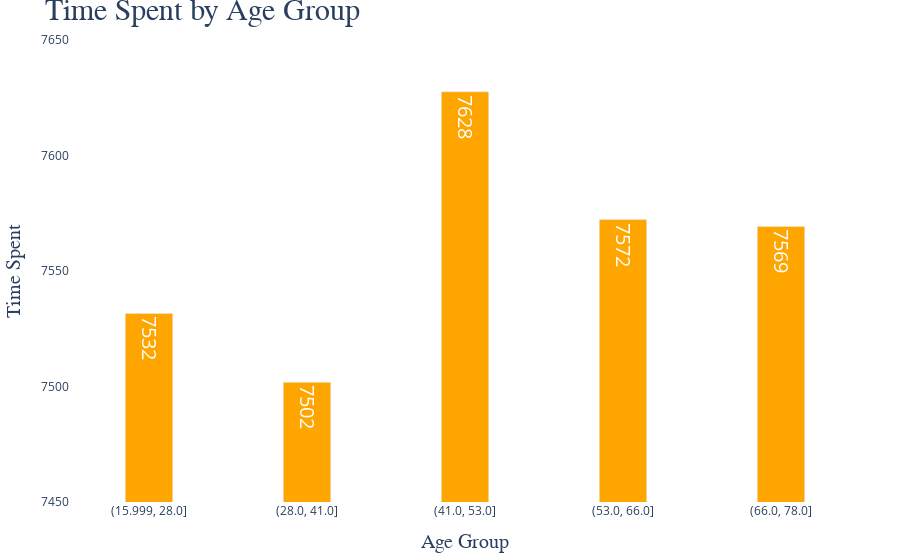

Notebook code cell kept with this figure:
### Markdown cell above
#### Yas gruplarina gore oyunda gecirilen toplam zaman

### Code cell
fig = go.Figure()


fig.add_trace(go.Bar(
    x=df_age_stat['age_bins'],
    y=df_age_stat['time_spend'],
    marker=dict(color='orange'),
    text=df_age_stat['time_spend'].round(),
    textposition='inside',
    textfont=dict(size=20, color='white'),  
    name='Time Spent',
    width=0.3 
))


fig.update_layout(
    title='Time Spent by Age Group',
    title_font=dict(size=30, family="Arial, sans-serif"), 
    xaxis_title='Age Group',
    yaxis_title='Time Spent',
    xaxis_title_font=dict(size=20, family="Arial, sans-serif"),  
    yaxis_title_font=dict(size=20, family="Arial, sans-serif"),  
    xaxis=dict(showgrid=False),  
    yaxis=dict(
        showgrid=False, 
        range=[7450, 7650]  
    ),
    paper_bgcolor='white',  
    plot_bgcolor='white',  
    margin=dict(l=40, r=40, t=40, b=40) 
)


fig.show()

### Figure 1 — Plotly figure (JSON) as saved in the notebook; plotly's stock layout.template omitted (floating-point values rounded to 4 significant figures)
{"data": [{"marker": {"color": "orange"}, "name": "Time Spent", "text": [7532, 7502, 7628, 7572, 7569], "textfont": {"color": "white", "size": 20}, "textposition": "inside", "type": "bar", "width": 0.3, "x": ["(15.999, 28.0]", "(28.0, 41.0]", "(41.0, 53.0]", "(53.0, 66.0]", "(66.0, 78.0]"], "y": [7532.0, 7502.0, 7628.0, 7572.0, 7569.0]}], "layout": {"margin": {"b": 40, "l": 40, "r": 40, "t": 40}, "paper_bgcolor": "white", "plot_bgcolor": "white", "title": {"font": {"family": "Arial, sans-serif", "size": 30}, "text": "Time Spent by Age Group"}, "xaxis": {"showgrid": false, "title": {"font": {"family": "Arial, sans-serif", "size": 20}, "text": "Age Group"}}, "yaxis": {"range": [7450, 7650], "showgrid": false, "title": {"font": {"family": "Arial, sans-serif", "size": 20}, "text": "Time Spent"}}}}
